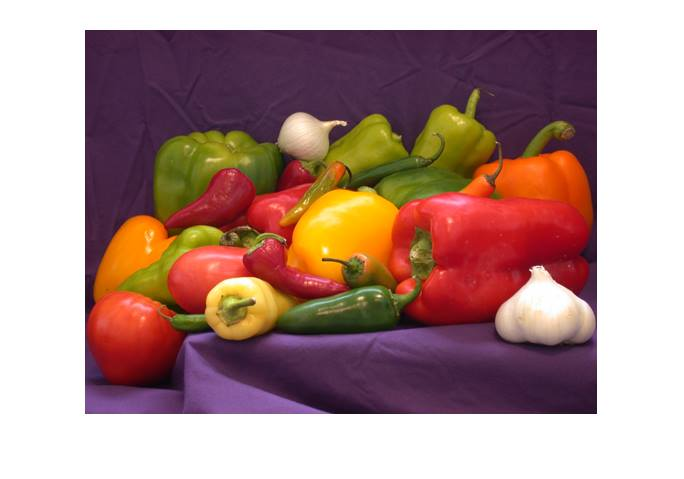
%> input picture test2.png, 684 x 479 px
$ octave abc.m   (GNU Octave 9; MATLAB toolbox functions it lacks are replaced by stand-ins)
%> lines starting %> are read from the running program, lines starting %| are printed output that depends on the picture
clear;
close all;
clc;

im = imread('test2.png');
%> im is the input picture: size 479x684x3 uint8; mean R, G, B 174.4, 141.7, 136.6
im = rgb2gray(im);
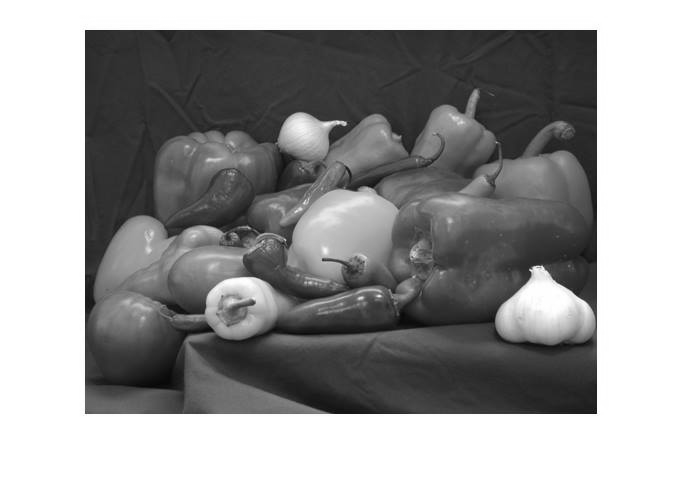
%> im: size 479x684 uint8; min 6, max 255, mean 150.9

H = 1/ 9.0 * ones(3,3);
im_blur = abs(imfilter(double(im), H));
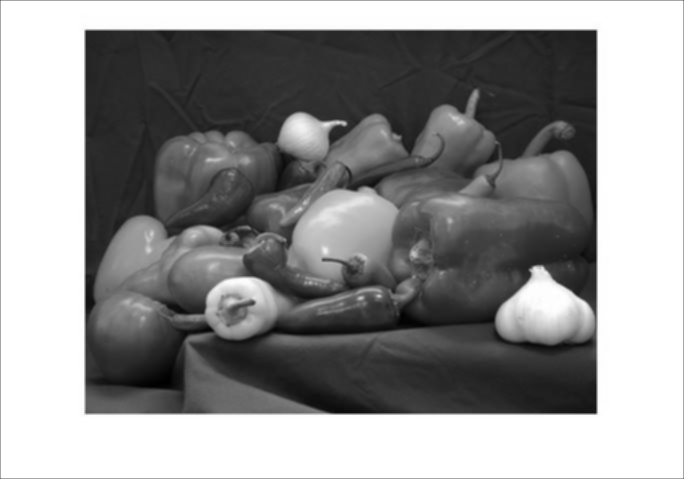
%> im_blur: size 479x684 double; min 8.89, max 255, mean 150.3; drawn with min black and max white
% im_blur = uint8(im_blur);

H2 = [1 1 1; 1 -8 1; 1 1 1];
im_out = (imfilter(double(im_blur), H2));
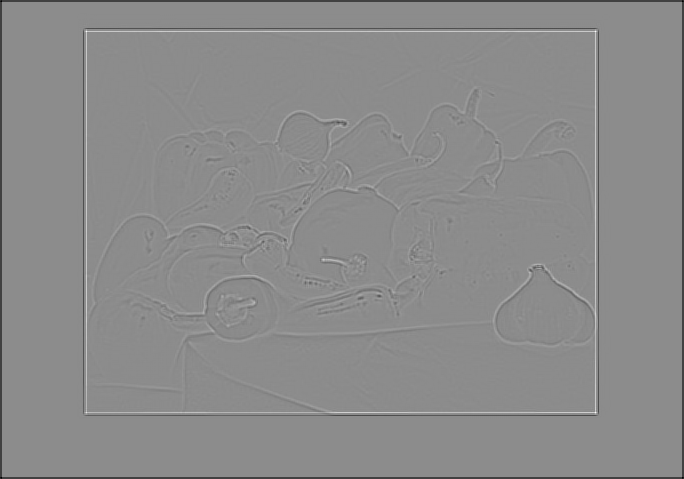
%> im_out: size 479x684 double; min -481.7, max 394.7, mean -3.6; drawn with min black and max white
im_out = uint8(im_out);
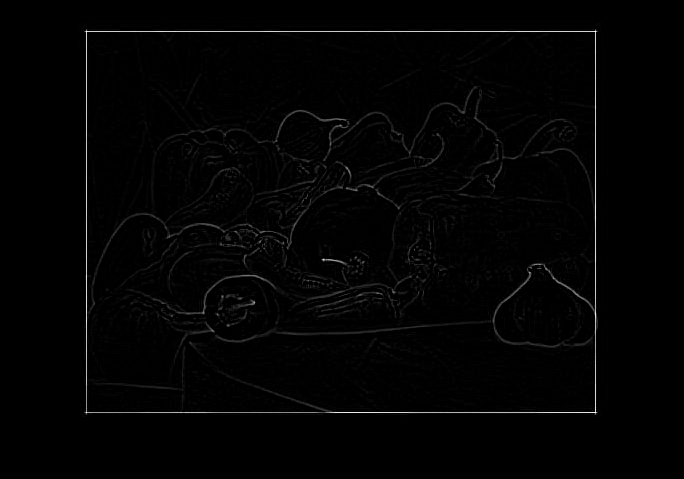
%> im_out: size 479x684 uint8; min 0, max 255, mean 3
% [18 lines of commented-out code are left out]

figure, imshow(im), title('in');
figure, imshow((im_out)), title('out');

$ run again, with dang.jpg saved as test2.png
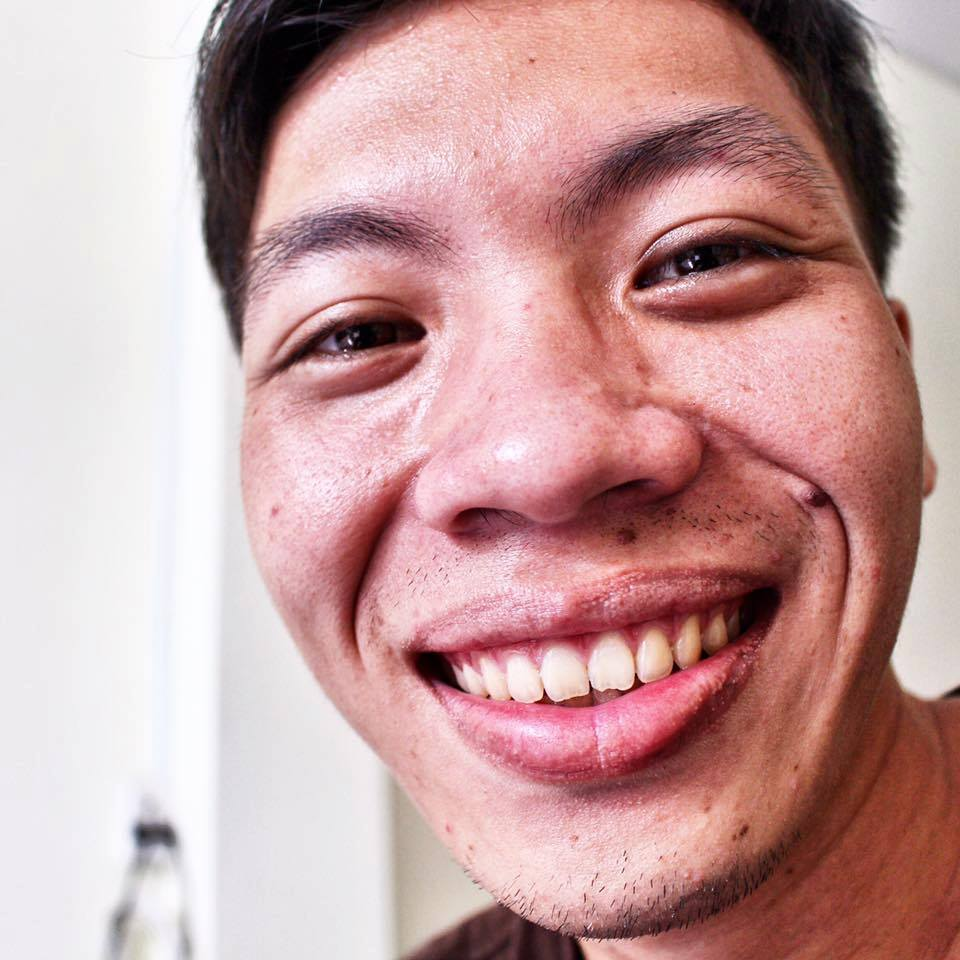
%> input picture dang.jpg, 960 x 960 px
%> im is the input picture: size 960x960x3 uint8; mean R, G, B 196.9, 158.8, 158.3
%> `im = rgb2gray(im);`:
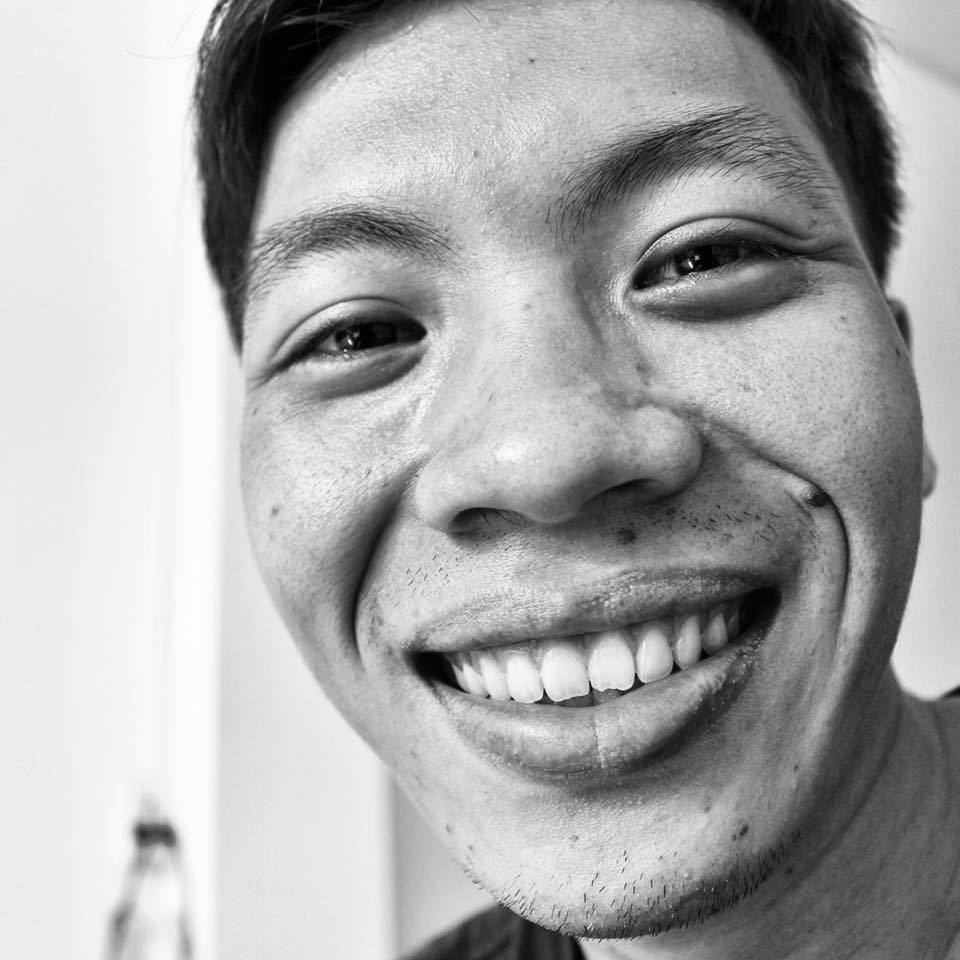
%> im: size 960x960 uint8; min 0, max 255, mean 170.2
%> `im_out = uint8(im_out);`:
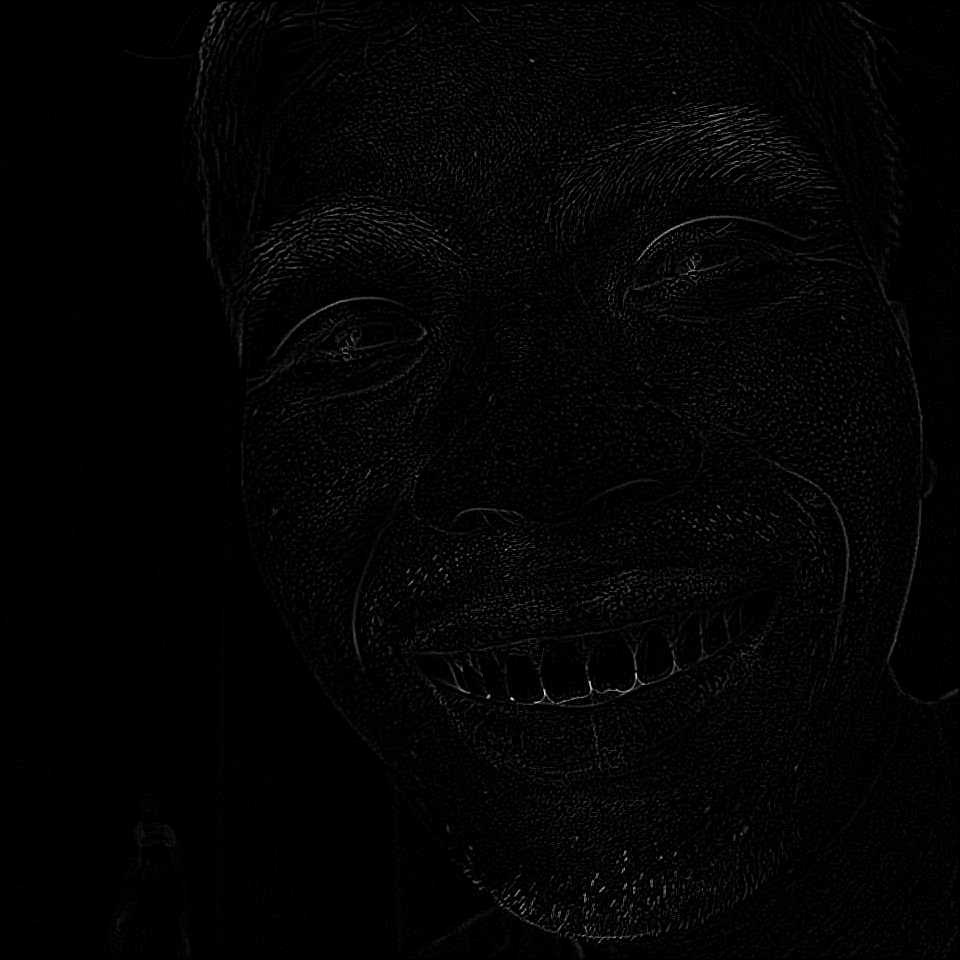
%> im_out: size 960x960 uint8; min 0, max 246, mean 3.6
